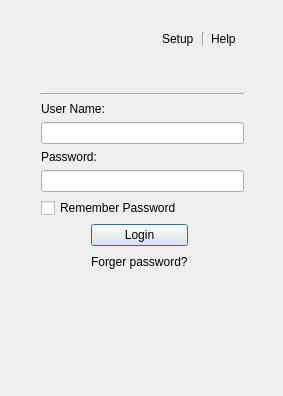
<?xml version="1.0" encoding="UTF-8"?>
<ui version="4.0">
 <class>LoginDialog</class>
 <widget class="QDialog" name="LoginDialog">
  <property name="geometry">
   <rect>
    <x>0</x>
    <y>0</y>
    <width>283</width>
    <height>396</height>
   </rect>
  </property>
  <property name="windowTitle">
   <string>Google Talk</string>
  </property>
  <widget class="QWidget" name="layoutWidget">
   <property name="geometry">
    <rect>
     <x>30</x>
     <y>21</y>
     <width>225</width>
     <height>316</height>
    </rect>
   </property>
   <layout class="QVBoxLayout" name="verticalLayout">
    <item>
     <layout class="QGridLayout" name="gridLayout" columnstretch="6,2,2">
      <item row="0" column="0" rowspan="2">
       <widget class="QLabel" name="label">
        <property name="text">
         <string/>
        </property>
        <property name="pixmap">
         <pixmap resource="client.qrc">:/images/logol.png</pixmap>
        </property>
       </widget>
      </item>
      <item row="0" column="1" colspan="2">
       <layout class="QHBoxLayout" name="horizontalLayout">
        <item>
         <widget class="QLabel" name="setupLabel">
          <property name="text">
           <string>Setup</string>
          </property>
          <property name="openExternalLinks">
           <bool>true</bool>
          </property>
         </widget>
        </item>
        <item>
         <widget class="Line" name="line">
          <property name="orientation">
           <enum>Qt::Vertical</enum>
          </property>
         </widget>
        </item>
        <item>
         <widget class="QLabel" name="helpLabel">
          <property name="text">
           <string>Help</string>
          </property>
          <property name="openExternalLinks">
           <bool>true</bool>
          </property>
         </widget>
        </item>
       </layout>
      </item>
      <item row="1" column="1">
       <spacer name="verticalSpacer">
        <property name="orientation">
         <enum>Qt::Vertical</enum>
        </property>
        <property name="sizeHint" stdset="0">
         <size>
          <width>20</width>
          <height>18</height>
         </size>
        </property>
       </spacer>
      </item>
      <item row="1" column="2">
       <spacer name="verticalSpacer_2">
        <property name="orientation">
         <enum>Qt::Vertical</enum>
        </property>
        <property name="sizeHint" stdset="0">
         <size>
          <width>20</width>
          <height>18</height>
         </size>
        </property>
       </spacer>
      </item>
     </layout>
    </item>
    <item>
     <widget class="Line" name="line_2">
      <property name="orientation">
       <enum>Qt::Horizontal</enum>
      </property>
     </widget>
    </item>
    <item>
     <layout class="QGridLayout" name="gridLayout_2">
      <item row="0" column="0" colspan="4">
       <widget class="QLabel" name="userNameLabel">
        <property name="text">
         <string>User Name:</string>
        </property>
       </widget>
      </item>
      <item row="1" column="0" colspan="4">
       <widget class="QLineEdit" name="userNameEdit"/>
      </item>
      <item row="2" column="0" colspan="4">
       <widget class="QLabel" name="pwdLabel">
        <property name="text">
         <string>Password:</string>
        </property>
       </widget>
      </item>
      <item row="3" column="0" colspan="4">
       <widget class="QLineEdit" name="pwdEdit"/>
      </item>
      <item row="4" column="0" colspan="3">
       <widget class="QCheckBox" name="rememberPwdcheckBox">
        <property name="text">
         <string>Remember Password</string>
        </property>
       </widget>
      </item>
      <item row="5" column="0">
       <spacer name="horizontalSpacer_3">
        <property name="orientation">
         <enum>Qt::Horizontal</enum>
        </property>
        <property name="sizeHint" stdset="0">
         <size>
          <width>40</width>
          <height>20</height>
         </size>
        </property>
       </spacer>
      </item>
      <item row="5" column="1">
       <widget class="QPushButton" name="loginButton">
        <property name="text">
         <string>Login</string>
        </property>
       </widget>
      </item>
      <item row="5" column="2" colspan="2">
       <spacer name="horizontalSpacer_4">
        <property name="orientation">
         <enum>Qt::Horizontal</enum>
        </property>
        <property name="sizeHint" stdset="0">
         <size>
          <width>40</width>
          <height>20</height>
         </size>
        </property>
       </spacer>
      </item>
      <item row="6" column="0">
       <spacer name="horizontalSpacer">
        <property name="orientation">
         <enum>Qt::Horizontal</enum>
        </property>
        <property name="sizeHint" stdset="0">
         <size>
          <width>40</width>
          <height>20</height>
         </size>
        </property>
       </spacer>
      </item>
      <item row="6" column="1">
       <widget class="QLabel" name="forgerPwdLabel">
        <property name="text">
         <string>Forger password?</string>
        </property>
        <property name="openExternalLinks">
         <bool>true</bool>
        </property>
       </widget>
      </item>
      <item row="6" column="3">
       <spacer name="horizontalSpacer_2">
        <property name="orientation">
         <enum>Qt::Horizontal</enum>
        </property>
        <property name="sizeHint" stdset="0">
         <size>
          <width>40</width>
          <height>20</height>
         </size>
        </property>
       </spacer>
      </item>
     </layout>
    </item>
    <item>
     <spacer name="verticalSpacer_3">
      <property name="orientation">
       <enum>Qt::Vertical</enum>
      </property>
      <property name="sizeHint" stdset="0">
       <size>
        <width>20</width>
        <height>40</height>
       </size>
      </property>
     </spacer>
    </item>
   </layout>
  </widget>
 </widget>
 <layoutdefault spacing="6" margin="11"/>
 <resources>
  <include location="client.qrc"/>
 </resources>
 <connections/>
</ui>
